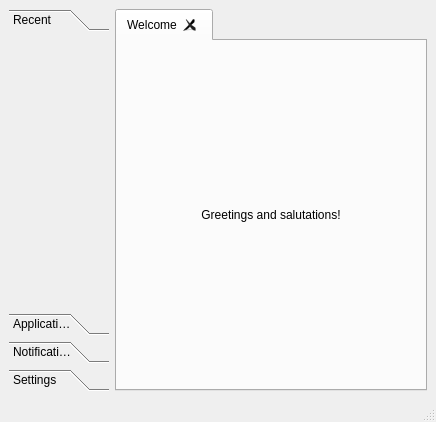
<?xml version="1.0" encoding="UTF-8"?>
<ui version="4.0">
 <class>MainWindow</class>
 <widget class="QMainWindow" name="MainWindow">
  <property name="geometry">
   <rect>
    <x>0</x>
    <y>0</y>
    <width>436</width>
    <height>422</height>
   </rect>
  </property>
  <property name="sizePolicy">
   <sizepolicy hsizetype="Preferred" vsizetype="Preferred">
    <horstretch>0</horstretch>
    <verstretch>0</verstretch>
   </sizepolicy>
  </property>
  <property name="windowTitle">
   <string>QWorkspace</string>
  </property>
  <property name="windowIcon">
   <iconset>
    <normaloff>:/share/qresources/resources/desktop.svg</normaloff>:/share/qresources/resources/desktop.svg</iconset>
  </property>
  <widget class="QWidget" name="centralwidget">
   <layout class="QGridLayout" name="gridLayout">
    <item row="2" column="0">
     <widget class="QToolBox" name="toolBox">
      <property name="sizePolicy">
       <sizepolicy hsizetype="Fixed" vsizetype="Preferred">
        <horstretch>0</horstretch>
        <verstretch>0</verstretch>
       </sizepolicy>
      </property>
      <property name="minimumSize">
       <size>
        <width>100</width>
        <height>0</height>
       </size>
      </property>
      <property name="maximumSize">
       <size>
        <width>200</width>
        <height>16777215</height>
       </size>
      </property>
      <property name="currentIndex">
       <number>0</number>
      </property>
      <widget class="QWidget" name="recentPage">
       <property name="geometry">
        <rect>
         <x>0</x>
         <y>0</y>
         <width>100</width>
         <height>286</height>
        </rect>
       </property>
       <attribute name="label">
        <string>Recent</string>
       </attribute>
       <layout class="QGridLayout" name="gridLayout_5">
        <item row="0" column="0">
         <spacer name="verticalSpacer_3">
          <property name="orientation">
           <enum>Qt::Vertical</enum>
          </property>
          <property name="sizeHint" stdset="0">
           <size>
            <width>20</width>
            <height>40</height>
           </size>
          </property>
         </spacer>
        </item>
       </layout>
      </widget>
      <widget class="QWidget" name="applicationsPage">
       <property name="geometry">
        <rect>
         <x>0</x>
         <y>0</y>
         <width>90</width>
         <height>286</height>
        </rect>
       </property>
       <attribute name="label">
        <string>Applications</string>
       </attribute>
       <layout class="QGridLayout" name="gridLayout_6">
        <item row="0" column="0" colspan="2">
         <spacer name="verticalSpacer">
          <property name="orientation">
           <enum>Qt::Vertical</enum>
          </property>
          <property name="sizeHint" stdset="0">
           <size>
            <width>20</width>
            <height>40</height>
           </size>
          </property>
         </spacer>
        </item>
       </layout>
      </widget>
      <widget class="QWidget" name="notificationPage">
       <property name="geometry">
        <rect>
         <x>0</x>
         <y>0</y>
         <width>90</width>
         <height>286</height>
        </rect>
       </property>
       <attribute name="label">
        <string>Notification</string>
       </attribute>
       <layout class="QGridLayout" name="gridLayout_8">
        <item row="0" column="0">
         <spacer name="verticalSpacer_4">
          <property name="orientation">
           <enum>Qt::Vertical</enum>
          </property>
          <property name="sizeHint" stdset="0">
           <size>
            <width>20</width>
            <height>140</height>
           </size>
          </property>
         </spacer>
        </item>
       </layout>
      </widget>
      <widget class="QWidget" name="settingsPage">
       <property name="geometry">
        <rect>
         <x>0</x>
         <y>0</y>
         <width>90</width>
         <height>286</height>
        </rect>
       </property>
       <attribute name="label">
        <string>Settings</string>
       </attribute>
       <layout class="QGridLayout" name="gridLayout_7">
        <item row="0" column="0" colspan="2">
         <spacer name="verticalSpacer_2">
          <property name="orientation">
           <enum>Qt::Vertical</enum>
          </property>
          <property name="sizeHint" stdset="0">
           <size>
            <width>69</width>
            <height>240</height>
           </size>
          </property>
         </spacer>
        </item>
       </layout>
      </widget>
     </widget>
    </item>
    <item row="2" column="1">
     <widget class="QTabWidget" name="tabWidget">
      <property name="tabPosition">
       <enum>QTabWidget::North</enum>
      </property>
      <property name="tabShape">
       <enum>QTabWidget::Rounded</enum>
      </property>
      <property name="currentIndex">
       <number>0</number>
      </property>
      <property name="tabsClosable">
       <bool>true</bool>
      </property>
      <property name="movable">
       <bool>true</bool>
      </property>
      <widget class="QWidget" name="tab">
       <attribute name="title">
        <string>Welcome</string>
       </attribute>
       <layout class="QGridLayout" name="gridLayout_2">
        <item row="0" column="0">
         <widget class="QLabel" name="welcomeLabel">
          <property name="text">
           <string>Greetings and salutations!</string>
          </property>
          <property name="alignment">
           <set>Qt::AlignCenter</set>
          </property>
         </widget>
        </item>
       </layout>
      </widget>
     </widget>
    </item>
   </layout>
  </widget>
  <widget class="QStatusBar" name="statusBar"/>
 </widget>
 <resources/>
 <connections/>
</ui>
